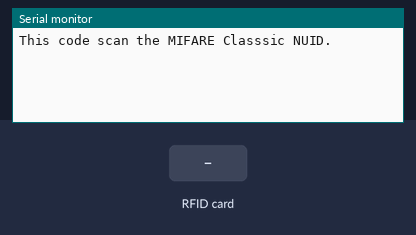
Recording of a sketch running on a simulated Arduino Mega 2560, built with avr-gcc and run on an emulated ATmega2560. Shown: the last lines printed to the serial monitor. The test bench sets the inputs (shaded band).

Above: at 1.2 s.
1.3 s: RFID card 5E 7A 19 C4 held to the reader
At 1.9 s:
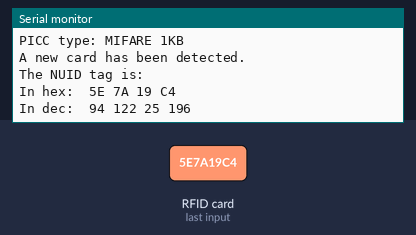
2.8 s: RFID card 5E 7A 19 C4 held to the reader
At 4.3 s:
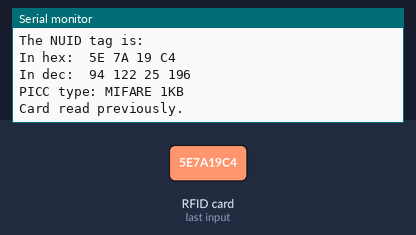

The sketch:

rfid_msrc101.ino
```cpp
// (licence header left out)
#include <SPI.h>
#include <MFRC522.h>

#define SS_PIN 53
#define RST_PIN 5

MFRC522 rfid(SS_PIN, RST_PIN); // Instance of the class

// Init array that will store new NUID
byte nuidPICC[4];

void setup() {
  Serial.begin(9600);
  SPI.begin(); // Init SPI bus
  rfid.PCD_Init(); // Init MFRC522

  Serial.println(F("This code scan the MIFARE Classsic NUID."));
}

void loop() {

  // Reset the loop if no new card present on the sensor/reader. This saves the entire process when idle.
  if ( ! rfid.PICC_IsNewCardPresent())
    return;

  // Verify if the NUID has been readed
  if ( ! rfid.PICC_ReadCardSerial())
    return;

  Serial.print(F("PICC type: "));
  MFRC522::PICC_Type piccType = rfid.PICC_GetType(rfid.uid.sak);
  Serial.println(rfid.PICC_GetTypeName(piccType));

  // Check is the PICC of Classic MIFARE type
  if (piccType != MFRC522::PICC_TYPE_MIFARE_MINI &&
    piccType != MFRC522::PICC_TYPE_MIFARE_1K &&
    piccType != MFRC522::PICC_TYPE_MIFARE_4K) {
    Serial.println(F("Your tag is not of type MIFARE Classic."));
    return;
  }

  if (rfid.uid.uidByte[0] != nuidPICC[0] ||
    rfid.uid.uidByte[1] != nuidPICC[1] ||
    rfid.uid.uidByte[2] != nuidPICC[2] ||
    rfid.uid.uidByte[3] != nuidPICC[3] ) {
    Serial.println(F("A new card has been detected."));

    // Store NUID into nuidPICC array
    for (byte i = 0; i < 4; i++) {
      nuidPICC[i] = rfid.uid.uidByte[i];
    }

    Serial.println(F("The NUID tag is:"));
    Serial.print(F("In hex: "));
    printHex(rfid.uid.uidByte, rfid.uid.size);
    Serial.println();
    Serial.print(F("In dec: "));
    printDec(rfid.uid.uidByte, rfid.uid.size);
    Serial.println();
  }
  else Serial.println(F("Card read previously."));

  // Halt PICC
  rfid.PICC_HaltA();

  // Stop encryption on PCD
  rfid.PCD_StopCrypto1();
}


/**
 * Helper routine to dump a byte array as hex values to Serial.
 */
void printHex(byte *buffer, byte bufferSize) {
  for (byte i = 0; i < bufferSize; i++) {
    Serial.print(buffer[i] < 0x10 ? " 0" : " ");
    Serial.print(buffer[i], HEX);
  }
}

/**
 * Helper routine to dump a byte array as dec values to Serial.
 */
void printDec(byte *buffer, byte bufferSize) {
  for (byte i = 0; i < bufferSize; i++) {
    Serial.print(' ');
    Serial.print(buffer[i], DEC);
  }
}
```

Measured:
- after the input at 1.3 s, the serial monitor: prints a new line at once (image 1)
- after the input at 2.8 s, the serial monitor: prints a new line at once (image 2)
